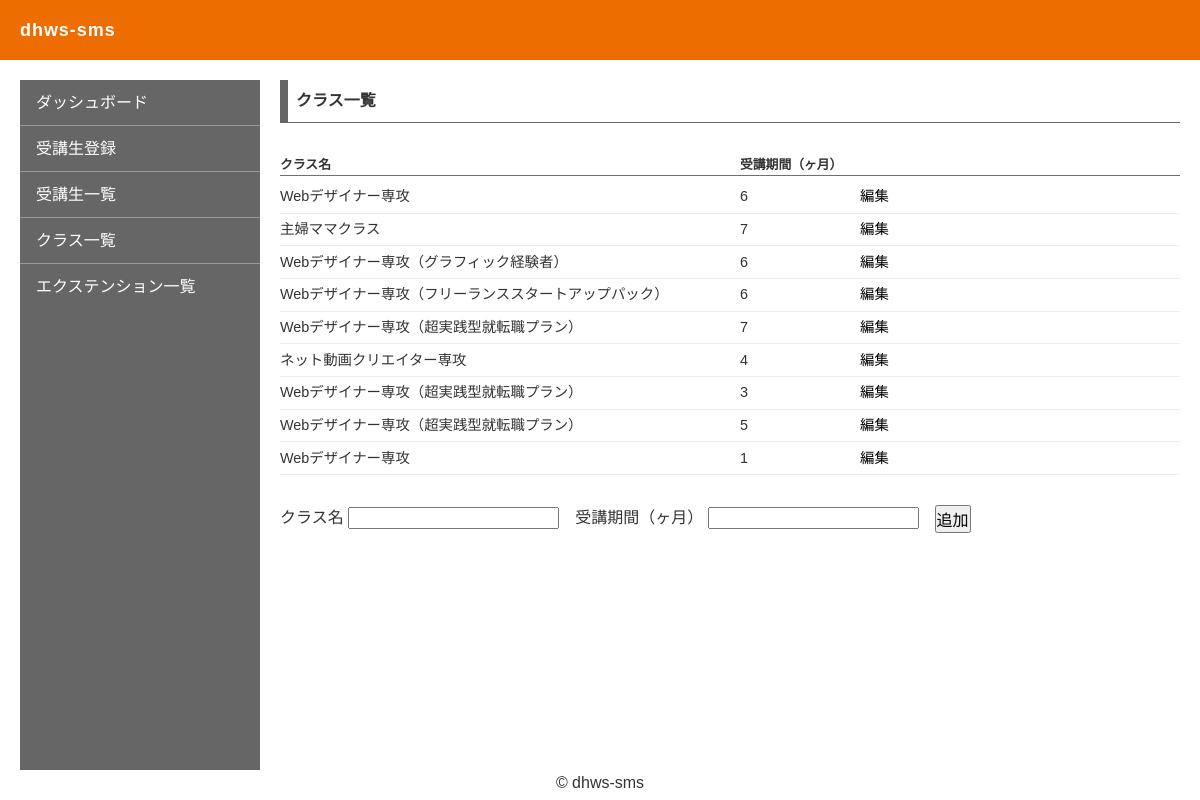
Page /page-class.php on the committed database.
### tables this page shows
CREATE TABLE `class_table` (
  `classID` int(11) NOT NULL,
  `className` varchar(64) NOT NULL,
  `courseTerm` int(12) NOT NULL
);

### select-class.php (the view)
<?php
    $dbn ='mysql:dbname=gsacs_d03_01;charset=utf8;port=3306;host=localhost';
    $user = 'root';
    $pwd = '';
    try {
        $pdo = new PDO($dbn, $user, $pwd);
        $sql = 'SELECT * FROM class_table';
        $stmt = $pdo->prepare($sql);
        $statusDB = $stmt->execute();
        if ($statusDB == false) {
            $error = $stmt->errorInfo();
            exit('sqlError:'.$error[2]);
        } else {
            $result = $stmt->fetchAll(PDO::FETCH_ASSOC);
            $output = "";
            if($page=="class"){
                foreach ($result as $record) {
                    $output .= "
                        <li>
                            <div>{$record["className"]}</div>
                            <div>{$record["courseTerm"]}</div>
                            <div><a href='./page-class-edit.php?id={$record["classID"]}'>編集</a></div>
                        </li>
                    ";
                }
            }else if($page=="student"){
                foreach ($result as $record) {
                    $output .= "
                        <option value='{$record["classID"]}'>
                            {$record["className"]}
                        </option>
                    ";
                }
            }
        }
    } catch (PDOException $e) {
        echo json_encode(["db error" => "{$e->getMessage()}"]);
        exit();
    }
?>

### header.php (shortened to what this page needs)
<!DOCTYPE html>
<html lang="ja">
<head>
    <link rel="stylesheet" href="./style.css">
</head>
<body>
    <header id="page-header" class="fixed-nav">
        <div class="flex align-item-c">
            <h1 class="logo">dhws-sms</h1>
        </div>
    </header>

### page-class.php
<?php
    $page = "class";
    include 'select-class.php';
?>
<?php include 'header.php';?>
    <main id="class"><div class="full-h-box">
        <div class="layout flex">
            <?php include 'sidebar.php';?>
            <div class="content">
                <h2 class="heading">クラス一覧</h2>
                <div class="list-wrap">
                    <ul class="list class-list">
                        <li>
                            <div>クラス名</div>
                            <div>受講期間（ヶ月）</div>
                        </li>
                        <?= $output ?>
                    </ul>
                </div>
                <div class="form-wrap">
                    <form action="./add-class.php" method="POST">
                        <div class="input-wrap flex">
                            <label>
                                クラス名
                                <input type="text" name="className" />
                            </label>
                            <label>
                                受講期間（ヶ月）
                                <input type="text" name="courseTerm" />
                            </label>
                            <input type="submit" value="追加">
                        </div>
                    </form>
                </div>
            </div>
        </div>
    </div></main>
<?php include 'footer.php';?>

### sidebar.php
<div class="side bg-gray03">
    <ul class="side-list">
        <li><a href="./index.php">ダッシュボード</a></li>
        <li><a href="./page-student.php">受講生登録</a></li>
        <li><a href="./page-studentlist.php">受講生一覧</a></li>
        <li><a href="./page-class.php">クラス一覧</a></li>
        <li><a href="./page-extension.php">エクステンション一覧</a></li>
    </ul>
</div>

### footer.php
    <footer id="footer" class="flex single center">
        <p class="copy">&copy; dhws-sms</p>
    </footer>
</body>
</html>

### style.css (style rules this page uses)
body { overflow-x: hidden; width: 100%; margin: 0; padding: 0; color: #333333; font-size: 16px; font-family: "游ゴシック体", "Yu Gothic", YuGothic, Meiryo, "メイリオ", "ヒラギノ角ゴ Pro", "Hiragino Kaku Gothic Pro", "ＭＳ Ｐゴシック", "MS PGothic", Osaka, sans-serif; line-height: 1.6; }
* { font-size: 1em; margin: 0; padding: 0; -webkit-box-sizing: border-box; box-sizing: border-box; }
header, footer, section, article, aside, nav, figure, figcaption, main { display: block; }
ul, ol, dl, li, dt, dd { list-style: none; }
a, a:visited { color: #000; text-decoration: none; -webkit-transition: opacity .4s; transition: opacity .4s; }
.fixed-nav { position: fixed; top: 0; left: 0; width: 100%; height: 60px; }
.fixed-nav + * { padding-top: 60px; }
.flex { display: -webkit-box; display: -ms-flexbox; display: flex; -webkit-box-orient: horizontal; -webkit-box-direction: normal; -ms-flex-direction: row; flex-direction: row; -webkit-box-pack: justify; -ms-flex-pack: justify; justify-content: space-between; -webkit-box-align: start; -ms-flex-align: start; align-items: flex-start; -ms-flex-wrap: wrap; flex-wrap: wrap; }
.flex.align-item-c { -webkit-box-align: center; -ms-flex-align: center; align-items: center; }
.flex.single.center { -webkit-box-pack: center; -ms-flex-pack: center; justify-content: center; }
.bg-gray03 { background-color: #666666; }
#page-header { height: 60px; font-weight: bold; letter-spacing: 0.06em; color: #FFF; background-color: #ed6d00; }
#page-header .flex { height: 100%; padding: 0 20px; }
#page-header .logo { font-size: 18px; }
#footer { height: 30px; }
.full-h-box { overflow-y: scroll; height: calc(100vh - 90px); }
.layout { height: 100%; padding: 20px 20px 0; }
.layout > * { overflow-y: scroll; height: 100%; }
.layout .side { width: 240px; }
.layout .side .side-list li a { display: -webkit-box; display: -ms-flexbox; display: flex; height: 45px; padding: 0 1em; -webkit-box-pack: start; -ms-flex-pack: start; justify-content: flex-start; -webkit-box-align: center; -ms-flex-align: center; align-items: center; color: #FFF; -webkit-transition: ease 0.4s; transition: ease 0.4s; }
.layout .side .side-list li + li { border-top: solid 1px #999; }
.layout .content { width: calc(100% - 260px); }
.layout .content .heading { padding: 0.5em; margin-bottom: 2em; border-left: solid 8px #666666; border-bottom: solid 1px #666666; }
#class .input-wrap { -webkit-box-pack: start; -ms-flex-pack: start; justify-content: flex-start; }
#class .input-wrap * + * { margin-left: 1em; }
.list { width: 100%; margin-bottom: 30px; }
.list li { display: -webkit-box; display: -ms-flexbox; display: flex; -webkit-box-pack: start; -ms-flex-pack: start; justify-content: flex-start; -webkit-box-align: start; -ms-flex-align: start; align-items: flex-start; border-bottom: solid 1px #EFEFEF; }
.list li:first-child { margin-bottom: 0.3em; border-bottom: solid 1px #707070; }
.list li:first-child div { font-size: 0.8em; font-weight: bold; }
.list li:nth-child(n+2) { padding: 0.3em 0; font-size: 0.9em; }
.list li div { padding-right: 1em; }
.list.class-list li div:nth-of-type(1), .list.extension-list li div:nth-of-type(1) { width: 460px; }
.list.class-list li div:nth-of-type(2), .list.extension-list li div:nth-of-type(2) { width: 120px; }

### rows in the picture
class_table: className "Webデザイナー専攻", courseTerm "6"
class_table: className "主婦ママクラス", courseTerm "7"
class_table: className "Webデザイナー専攻（グラフィック経験者）", courseTerm "6"
class_table: className "Webデザイナー専攻（フリーランススタートアップパック）", courseTerm "6"
class_table: className "Webデザイナー専攻（超実践型就転職プラン）", courseTerm "7"
class_table: className "ネット動画クリエイター専攻", courseTerm "4"
class_table: className "Webデザイナー専攻（超実践型就転職プラン）", courseTerm "3"
class_table: className "Webデザイナー専攻（超実践型就転職プラン）", courseTerm "5"
class_table: className "Webデザイナー専攻", courseTerm "1"
